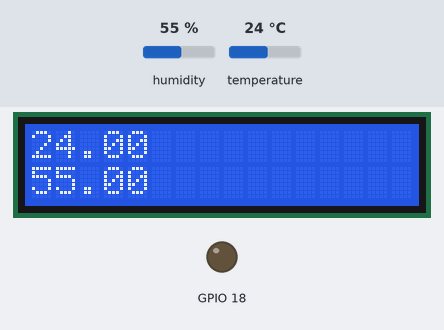
The sketch below on a simulated ESP32. Parts: 16×2 character LCD, output pins drawn as LEDs (lit = HIGH). The inputs (shaded band) are chosen by the test bench; at power-on: humidity 55 %, temperature 24 °C. What the sketch prints to the serial monitor is not drawn.

Above: at 1.2 s.
1.3 s: humidity set to 22 %
At 3.4 s:
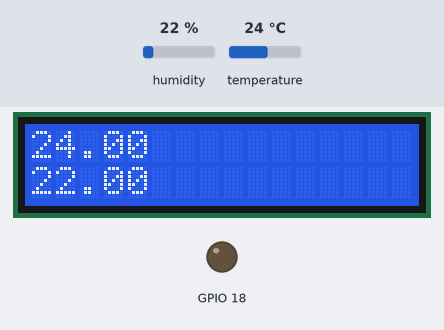
7.3 s: temperature set to 12 °C
At 9.0 s:
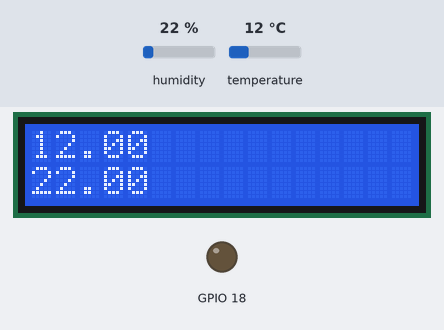
13.3 s: humidity set to 40 %
At 14.6 s:
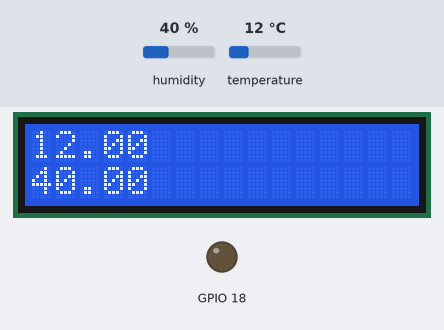
19.3 s: temperature set to 19 °C
At 21.3 s:
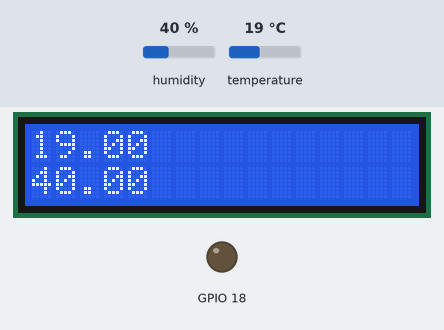
Timing chart, 0 to 22.8 s (numbered marks = the images above; inputs shaded):
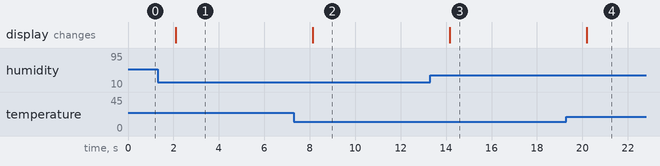

Measured:
- after the input at 1.3 s, the display: changes after 0.80 s (image 1)
- after the input at 7.3 s, the display: changes after 0.83 s (image 2)
- after the input at 13.3 s, the display: changes after 0.86 s (image 3)
- after the input at 19.3 s, the display: changes after 0.88 s (image 4)

The sketch:

Temp_Hum.ino
```cpp
#include <LiquidCrystal_I2C.h>
#include "DHT.h"
DHT dht;
LiquidCrystal_I2C lcd(0x27,16,2);
void setup() {
  Serial.begin(9600);
  dht.setup(26);
  lcd.init();// initialize the lcd
  lcd.backlight(); // เปิด backlight
  lcd.setCursor(0, 0);
  lcd.print("Start!!!");
  pinMode(18,OUTPUT);

}

void loop() {

  float temperature = dht.getTemperature();
  float humidity = dht.getHumidity();
   Serial.print(temperature);
   Serial.print(" ");
    Serial.println(humidity);
   lcd.clear();
   lcd.home();
   lcd.setCursor(0, 0);
   lcd.print(temperature);
   lcd.setCursor(0, 1);
   lcd.print(humidity);

}


//void loop() {
//
//  float Temp=scantemp();
//  float Hum=scanhum();
//  LCD(Temp,Hum);
//
//}
//
//void LCD(float T,float H){
//
//   lcd.clear();
//   lcd.home();
//   lcd.setCursor(0, 0);
//   lcd.print(T);
//   lcd.setCursor(0, 1);
//   lcd.print(H);
//
//}
//
//float scantemp(){
//  float temperature = dht.getTemperature(); // ดึงค่าอุณหภูมิ
//  Serial.print(temperature);
//  Serial.print(" ");
//  return temperature;
//}
//float scanhum(){
//  float humidity = dht.getHumidity(); // ดึงค่าความชื้น
//  Serial.println(humidity);
//  return humidity;
//}
```
